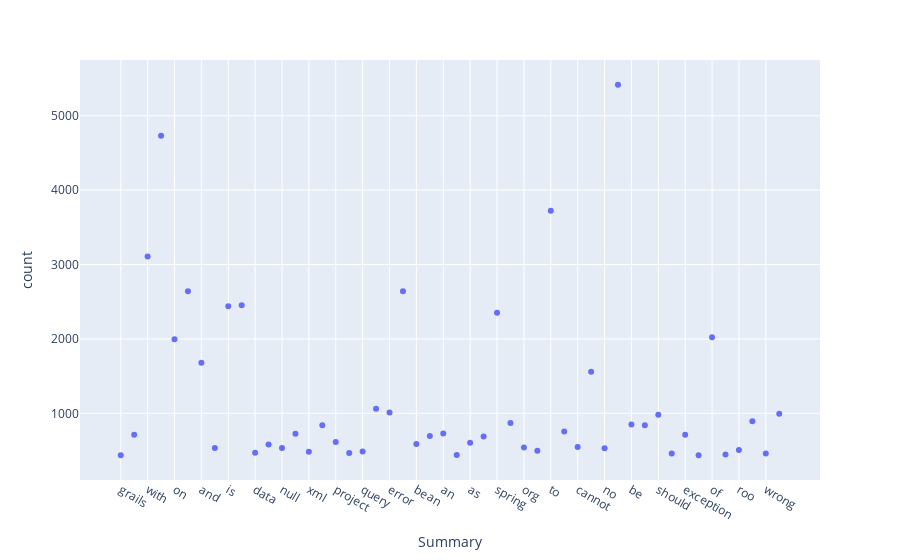

The notebook cell this image was saved under:
### Code cell
fig = px.scatter(df1, x="Summary", y="count")
#fig.update_traces(textposition='top center')
#fig.update_layout(title_text='Life Expectency', title_x=0.5)
fig.show()

### Figure 1 — Plotly figure (JSON) as saved in the notebook; plotly's stock layout.template omitted (floating-point values rounded to 4 significant figures)
{"data": [{"hovertemplate": "Summary=%{x}<br>count=%{y}<extra></extra>", "legendgroup": "", "marker": {"color": "#636efa", "symbol": "circle"}, "mode": "markers", "name": "", "orientation": "v", "showlegend": false, "type": "scatter", "x": ["grails", "class", "with", "not", "on", "when", "and", "support", "is", "for", "data", "by", "null", "are", "xml", "method", "project", "use", "query", "using", "error", "the", "bean", "java", "an", "property", "as", "type", "spring", "doesn", "org", "can", "to", "if", "cannot", "does", "no", "in", "be", "work", "should", "npe", "exception", "missing", "of", "sts", "roo", "fails", "wrong", "from"], "xaxis": "x", "y": [438, 713, 3110, 4732, 1995, 2642, 1679, 533, 2440, 2453, 469, 582, 536, 727, 485, 839, 614, 467, 487, 1061, 1013, 2642, 588, 697, 728, 439, 606, 690, 2351, 872, 541, 496, 3722, 757, 549, 1559, 531, 5417, 849, 840, 981, 461, 711, 437, 2024, 448, 509, 894, 462, 994], "yaxis": "y"}], "layout": {"legend": {"tracegroupgap": 0}, "margin": {"t": 60}, "xaxis": {"anchor": "y", "domain": [0, 1], "title": {"text": "Summary"}}, "yaxis": {"anchor": "x", "domain": [0, 1], "title": {"text": "count"}}}}
